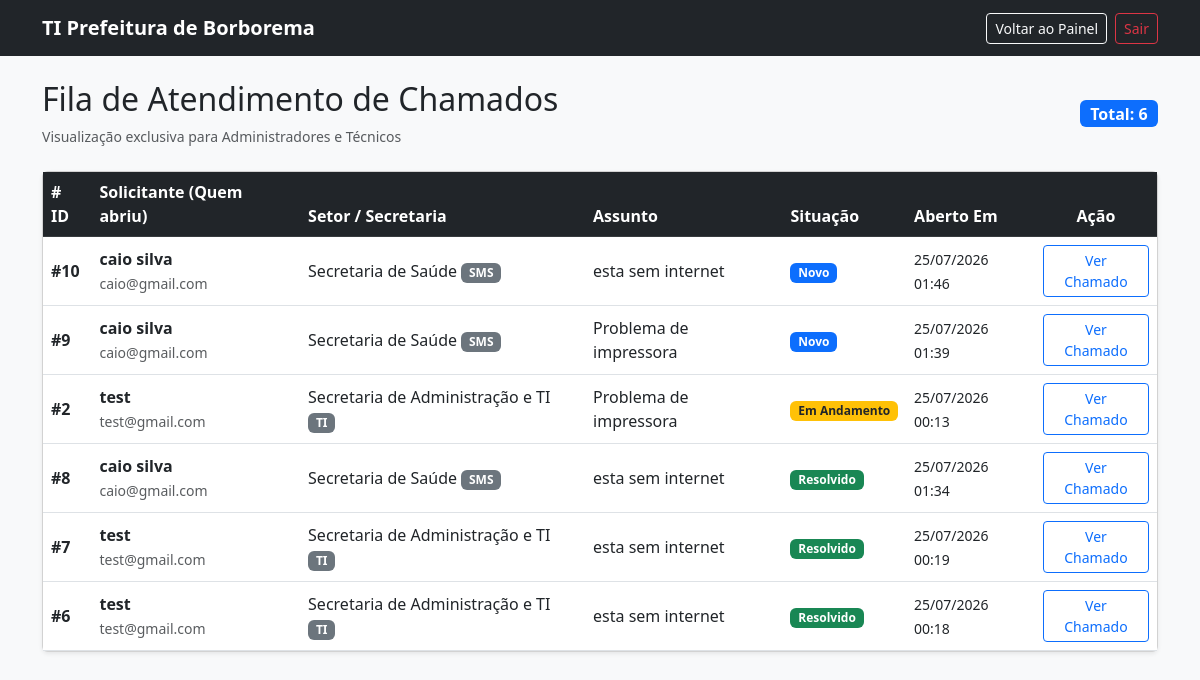
Page /suporte/fila_chamados.php (signed in) on the earlier database version.
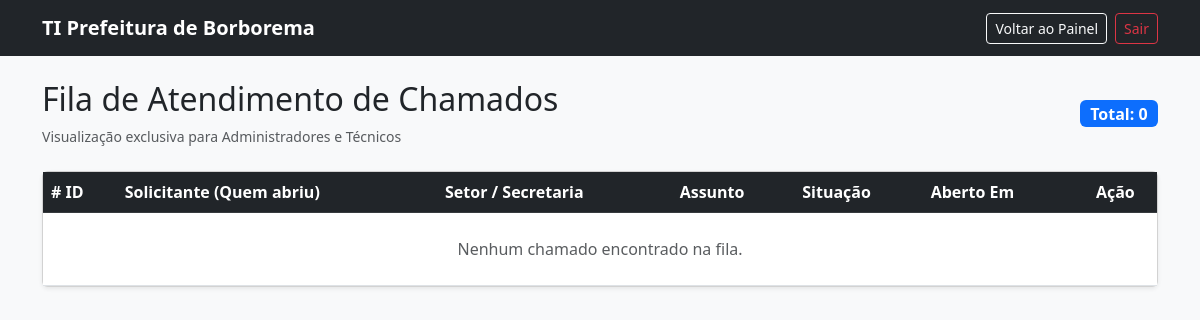
Same page on the later database version.
### tables this page shows
CREATE TABLE `chamados` (
  `id` int(11) NOT NULL,
  `protocolo` varchar(20) NOT NULL,
  `titulo` varchar(150) NOT NULL,
  `descricao` text NOT NULL,
  `status` enum('novo','aberto','em_andamento','resolvido') NOT NULL DEFAULT 'novo',
  `prioridade` enum('baixa','media','alta','urgente') DEFAULT 'media',
  `usuario_id` int(11) NOT NULL,
  `tecnico_id` int(11) DEFAULT NULL,
  `categoria_id` int(11) NOT NULL,
  `criado_em` timestamp NOT NULL DEFAULT current_timestamp(),
  `atualizado_em` timestamp NOT NULL DEFAULT current_timestamp() ON UPDATE current_timestamp(),
  `fechado_em` datetime DEFAULT NULL
);

CREATE TABLE `usuarios` (
  `id` int(11) NOT NULL,
  `nome` varchar(100) NOT NULL,
  `email` varchar(100) NOT NULL,
  `senha` varchar(255) NOT NULL,
  `cpf` varchar(14) DEFAULT NULL,
  `telefone` varchar(20) DEFAULT NULL,
  `perfil` enum('admin','tecnico','usuario') NOT NULL DEFAULT 'usuario',
  `setor_id` int(11) DEFAULT NULL,
  `ativo` tinyint(1) DEFAULT 1,
  `criado_em` timestamp NOT NULL DEFAULT current_timestamp(),
  `atualizado_em` timestamp NOT NULL DEFAULT current_timestamp() ON UPDATE current_timestamp()
);

CREATE TABLE `secretarias_setores` (
  `id` int(11) NOT NULL,
  `nome` varchar(100) NOT NULL,
  `sigla` varchar(20) NOT NULL,
  `ativo` tinyint(1) DEFAULT 1,
  `criado_em` timestamp NOT NULL DEFAULT current_timestamp()
);

### suporte/fila_chamados.php (the view, shortened to what this page needs)
<?php
require_once __DIR__ . '/../config/conexao.php';
try {
    $sql = "SELECT
                c.id,
                c.titulo,
                c.status,
                c.prioridade,
                c.criado_em,
                u.nome AS solicitante_nome,
                u.email AS solicitante_email,
                s.nome AS setor_nome,
                s.sigla AS setor_sigla
            FROM chamados c
            INNER JOIN usuarios u ON c.usuario_id = u.id
            LEFT JOIN secretarias_setores s ON u.setor_id = s.id
            ORDER BY
                CASE
                    WHEN c.status = 'novo' THEN 1
                    WHEN c.status = 'em_andamento' THEN 2
                    WHEN c.status IN ('fechado', 'resolvido') THEN 3
                    ELSE 4
                END ASC,
                c.criado_em DESC";
    $stmt = $pdo->query($sql);
    $chamados = $stmt->fetchAll();
} catch (PDOException $e) {
    $chamados = [];
    $mensagemErro = "Erro ao buscar chamados na fila: " . $e->getMessage();
}
?>
<!DOCTYPE html>
<html lang="pt-BR">
<head>
    <link href="https://cdn.jsdelivr.net/npm/bootstrap@5.3.0/dist/css/bootstrap.min.css" rel="stylesheet">
</head>
<body class="bg-light">
    <nav class="navbar navbar-expand-lg navbar-dark bg-dark">
        <div class="container">
            <a class="navbar-brand fw-bold" href="../account/painel.php"> TI Prefeitura de Borborema</a>
            <div class="d-flex align-items-center text-white">
                <a href="../account/painel.php" class="btn btn-outline-light btn-sm me-2">Voltar ao Painel</a>
                <a href="../account/logout.php" class="btn btn-outline-danger btn-sm">Sair</a>
            </div>
        </div>
    </nav>
    <div class="container mt-4">
        <div class="d-flex justify-content-between align-items-center mb-4">
            <div>
                <h2>Fila de Atendimento de Chamados</h2>
                <p class="text-muted small mb-0">Visualização exclusiva para Administradores e Técnicos</p>
            </div>
            <div>
                <span class="badge bg-primary fs-6">Total: <?= count($chamados) ?></span>
            </div>
        </div>
        <div class="card shadow-sm">
            <div class="card-body p-0">
                <div class="table-responsive">
                    <table class="table table-hover align-middle mb-0">
                        <thead class="table-dark">
                            <tr>
                                <th># ID</th>
                                <th>Solicitante (Quem abriu)</th>
                                <th>Setor / Secretaria</th>
                                <th>Assunto</th>
                                <th>Situação</th>
                                <th>Aberto Em</th>
                                <th class="text-center">Ação</th>
                            </tr>
                        </thead>
                        <tbody>
                            <?php if (count($chamados) > 0): ?>
                                <?php foreach ($chamados as $chamado): ?>
                                    <tr>
                                        <td><strong>#<?= $chamado['id'] ?></strong></td>
                                        <td>
                                            <strong><?= htmlspecialchars($chamado['solicitante_nome']) ?></strong><br>
                                            <small class="text-muted"><?= htmlspecialchars($chamado['solicitante_email']) ?></small>
                                        </td>
                                        <td>
                                            <?= htmlspecialchars($chamado['setor_nome'] ?? 'Não informado') ?>
                                            <?php if (!empty($chamado['setor_sigla'])): ?>
                                                <span class="badge bg-secondary"><?= htmlspecialchars($chamado['setor_sigla']) ?></span>
                                            <?php endif; ?>
                                        </td>
                                        <td><?= htmlspecialchars($chamado['titulo']) ?></td>
                                        <td>
                                            <?php if ($chamado['status'] === 'novo'): ?>
                                                <span class="badge bg-primary">Novo</span>
                                            <?php elseif ($chamado['status'] === 'em_andamento'): ?>
                                                <span class="badge bg-warning text-dark">Em Andamento</span>
                                            <?php elseif (in_array($chamado['status'], ['fechado', 'resolvido'])): ?>
                                                <span class="badge bg-success">Resolvido</span>
                                            <?php else: ?>
                                                <span class="badge bg-secondary"><?= htmlspecialchars(ucfirst($chamado['status'])) ?></span>
                                            <?php endif; ?>
                                            </td>
                                        <td>
                                            <small><?= date('d/m/Y H:i', strtotime($chamado['criado_em'])) ?></small>
                                        </td>
                                        <td class="text-center">
                                            <a href="ver_chamado.php?id=<?= $chamado['id'] ?>" class="btn btn-sm btn-outline-primary">
                                                Ver Chamado
                                            </a>
                                        </td>
                                    </tr>
                                <?php endforeach; ?>
                            <?php else: ?>
                                <tr>
                                    <td colspan="7" class="text-center py-4 text-muted">Nenhum chamado encontrado na fila.</td>
                                </tr>
                            <?php endif; ?>
                        </tbody>
                    </table>
                </div>
            </div>
        </div>
    </div>
</body>
</html>

Differences in the rows shown:
removed chamados: id "10", usuario.nome "caio silva", usuario.email "caio@gmail.com", secretarias_setores.nome "Secretaria de Saúde", secretarias_setores.sigla "SMS", titulo "esta sem internet", status "Novo", criado_em "25/07/2026 01:46"
removed chamados: id "9", usuario.nome "caio silva", usuario.email "caio@gmail.com", secretarias_setores.nome "Secretaria de Saúde", secretarias_setores.sigla "SMS", titulo "Problema de impressora", status "Novo", criado_em "25/07/2026 01:39"
removed chamados: id "2", usuario.nome "test", usuario.email "test@gmail.com", secretarias_setores.nome "Secretaria de Administração e TI", secretarias_setores.sigla "TI", titulo "Problema de impressora", status "Em Andamento", criado_em "25/07/2026 00:13"
removed chamados: id "8", usuario.nome "caio silva", usuario.email "caio@gmail.com", secretarias_setores.nome "Secretaria de Saúde", secretarias_setores.sigla "SMS", titulo "esta sem internet", status "Resolvido", criado_em "25/07/2026 01:34"
removed chamados: id "7", usuario.nome "test", usuario.email "test@gmail.com", secretarias_setores.nome "Secretaria de Administração e TI", secretarias_setores.sigla "TI", titulo "esta sem internet", status "Resolvido", criado_em "25/07/2026 00:19"
removed chamados: id "6", usuario.nome "test", usuario.email "test@gmail.com", secretarias_setores.nome "Secretaria de Administração e TI", secretarias_setores.sigla "TI", titulo "esta sem internet", status "Resolvido", criado_em "25/07/2026 00:18"
Other differences:
count($chamados): "6" → "0"
text now shown: "Nenhum chamado encontrado na fila."
